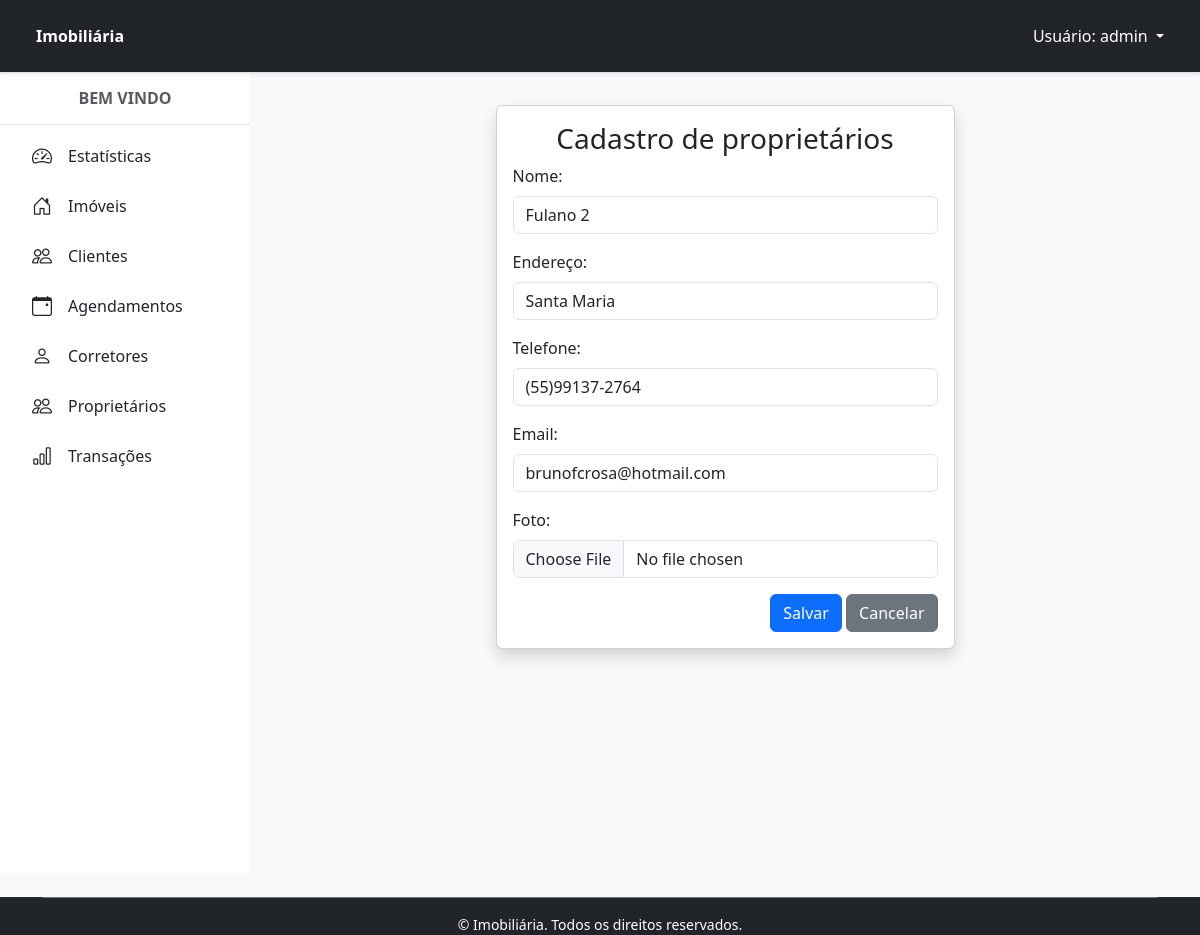
The page /proprietario/9/editar/ (signed in) on the database its author committed.
### proprietarios/models.py (models this page shows, shortened)
class Proprietario(Pessoa):
    codigoProprietario = models.CharField('Código do Proprietário', max_length=10, unique=True)

### proprietarios/views.py (the view)
# urls.py: path('proprietario/<int:pk>/editar/', ProprietarioUpdateView.as_view(), name='proprietario_editar'),
class ProprietarioUpdateView(PermissionRequiredMixin, SuccessMessageMixin, UpdateView):
    permission_required = 'proprietarios.change_proprietario'
    permission_denied_message = 'Você não tem permissão para acessar essa página.'
    model = Proprietario
    form_class = ProprietarioModelForm
    template_name = 'proprietario_form.html'
    success_url = reverse_lazy('proprietario')
    success_message = 'Proprietário alterado com sucesso!'

### proprietarios/forms.py (shortened to what this page needs)
class ProprietarioModelForm(forms.ModelForm):
    class Meta:
        model = Proprietario
        fields = ['nome', 'endereco', 'telefone', 'email', 'foto']
        error_messages = {
            'nome': {'required': 'O nome do Proprietário é um campo obrigatório'},
            'endereco': {'required': 'O endereço do Proprietário é um campo obrigatório'},
            'telefone': {'required': 'O número do telefone é um campo obrigatório'},
            'email': {'required': 'O e-mail do Proprietário é um campo obrigatório',
                'invalid': 'Formato inválido para o e-mail. Exemplo de formato válido: fulano@dominio.com',
            }
        }
    def __init__(self, *args, **kwargs):
        super().__init__(*args, **kwargs)
        self.fields['nome'].widget.attrs['placeholder'] = 'Fulano da imobiliária'
        self.fields['endereco'].widget.attrs['placeholder'] = 'Av. Roraima nº 1000 Cidade Universitária Bairro - Camobi, Santa Maria - RS, 97105-900'
        self.fields['telefone'].widget.attrs['placeholder'] = '(55) 99999-9999'
        self.fields['email'].widget.attrs['placeholder'] = 'proprietário@imobiliária.com'

### proprietarios/templates/proprietario_form.html (shortened to what this page needs)
{% extends 'principal.html' %}
{% load django_bootstrap5 %}
{% block content %}
    <div class="card shadow m-3 col-md-6 mx-auto">
        <div class="card-body">
            <div class="row">
                <h3 class="text-center">Cadastro de proprietários</h3>
                <form method="POST" enctype="multipart/form-data">
                    {% bootstrap_form form %}
                    <div class="text-end">
                        {% bootstrap_button button_type="submit" content="Salvar" %}
                        <a href="{% url 'proprietario' %}" class="btn btn-secondary text-white" type="button">
                            <span class="text">Cancelar</span>
                        </a>
                    </div>
                </form>
            </div>
        </div>
    </div>
{% endblock %}

### home/templates/navbar.html (shortened to what this page needs)
<header class="bg-dark border-bottom py-3 px-4 sticky-top shadow-sm">
  <div class="container-fluid">
    <div class="d-flex justify-content-between align-items-center">
      {% if request.user.is_authenticated %}
        <div class="d-flex align-items-center gap-2">
          <span class="fw-bold text-white">Imobiliária</span>
        </div>
        <ul class="navbar-nav">
          <li class="nav-item dropdown">
            <a class="nav-link dropdown-toggle text-white" href="#" id="navbarLogin" role="button" data-bs-toggle="dropdown" aria-expanded="false">
              Usuário: {{ request.user.username }}
            </a>
          </li>
        </ul>
      {% endif %}
    </div>
  </div>
</header>

### rows shown on the page
Proprietario: nome "Fulano 2", endereco "Santa Maria", telefone "(55)99137-2764", email "brunofcrosa@hotmail.com"

### other values the page prints
{{ request.user.username }} "admin"
